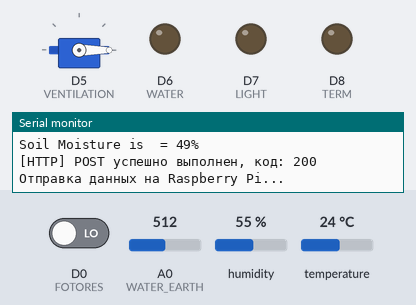
Recording of a sketch running on a simulated ESP8266 (NodeMCU). Parts: servo, output pins drawn as LEDs (lit = HIGH), the last lines printed to the serial monitor. Inputs (shaded band) come from the test bench; at power-on: D0 (FOTORES) LOW, A0 (WATER_EARTH) = 512, humidity 55 %, temperature 24 °C. WiFi joins after 1.5 s; servers stay silent unless stated; uploads are accepted with an empty reply.

Above: at 2.7 s.
2.8 s: D0 (FOTORES) driven HIGH
At 12.5 s:
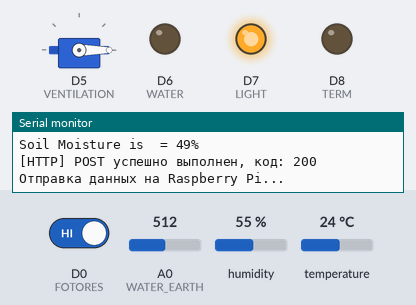
13.4 s: D0 (FOTORES) driven LOW
At 22.5 s:
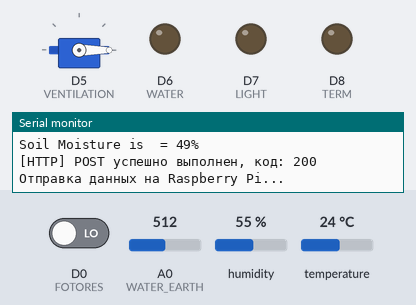
Timing chart, 0 to 24.0 s (numbered marks = the images above; inputs shaded):
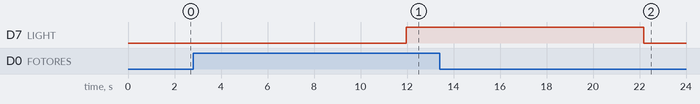

Measured:
- after the input at 2.8 s, D7 (LIGHT): LOW → HIGH after 9.2 s
- after the input at 13.4 s, D7 (LIGHT): HIGH → LOW after 8.8 s

The sketch:

node_ota.ino
```cpp
#include <ESP8266WiFi.h>
#include <ESP8266HTTPClient.h>
#include <ArduinoJson.h>
#include <Servo.h>
#include "DHT.h"


#define DHTPIN D2
#define WATER_EARTH A0
#define FOTORES D0
#define WATERLEVEL D3

const int VENTILATION = D5;
const int WATER = D6;
const int LIGHT = D7;
const int TERM = D8;

const char* ssid ="1811wifi-1";       // SSID вашей Wi-Fi сети
const char* password = "1811pass1811";  // Пароль от Wi-Fi сети
const char* raspberry_ip = "127.0.0.1";  // IP-адрес Raspberry Pi
const int raspberry_port = 5000;             // Порт Raspberry Pi

WiFiClient client;
DynamicJsonDocument doc(1024);
Servo myServo;
DHT dht(DHTPIN, DHT11);

void setup() {
  Serial.begin(115200);
  WiFi.begin(ssid, password);

  while (WiFi.status() != WL_CONNECTED) {
    delay(500);
    Serial.println("Подключение к Wi-Fi...");
  }

  Serial.println("Подключено к Wi-Fi");
   Serial.println(WiFi.localIP());
  dht.begin();
  myServo.attach(VENTILATION);
  pinMode (WATER, OUTPUT);
  pinMode (LIGHT, OUTPUT);
  pinMode (TERM, OUTPUT);

  pinMode (DHTPIN, INPUT);
  pinMode (WATER_EARTH, INPUT);
  pinMode (FOTORES, INPUT);
  pinMode (WATERLEVEL, INPUT);

  myServo.write(0); // Rotate servo back to 0 degrees
}

void loop() {
    HTTPClient http;
    // Ваши датчиковые данные
    // Формируем URL и данные для отправки
    String url = "http://" + String(raspberry_ip) + ":" + String(raspberry_port) + "/update_data";
    http.begin(client, url);
    http.addHeader("Content-Type", "application/json");
    int light;                     // Создаем переменные
    light = digitalRead (FOTORES);        // считываем значение с порта pinD0
    Serial.println(light);

    float h = dht.readHumidity();
    float t = dht.readTemperature();
    if (isnan(h) || isnan(t)) {
        Serial.println("Ошибка считывания");
        return;
    }
    Serial.println(h);
    Serial.println(t);

  int moisturePercentage = (100.00 - ( (analogRead(WATER_EARTH) / 1023.00) * 100.00 ) );
  Serial.print("Soil Moisture is  = ");
  Serial.print(moisturePercentage);
  Serial.println("%");

    // Формируем JSON-данные для отправки
    String postData = "{\"key\":\"1\",\"humidity\":" + String(h) + ",\"temperature\":" + String(t) + ",\"humidity_earth\":" + String(moisturePercentage) + "}";
    int httpCode = http.POST(postData);
    String response = "";

    if (httpCode > 0) {
        Serial.printf("[HTTP] POST успешно выполнен, код: %d\n", httpCode);
        response = ""+http.getString();
        Serial.println();
        Serial.println(response);
    } else {

        Serial.printf("[HTTP] Ошибка при выполнении POST запроса\n");
    }

    Serial.println("Отправка данных на Raspberry Pi...");
    String url1 = "http://" + String(raspberry_ip) + ":" + String(raspberry_port) + "/get_data";
    http.begin(client, url1);


    // в низу я так и не разобрался в чём проблема надо чекнуть через светодиод уровни

    DeserializationError error =  deserializeJson(doc, response);

    int ventilation = doc["ventilation"];
    int water = doc["water"];
    int term = doc["term"];
    for (auto kvp : doc.as<JsonObject>()) {
  Serial.print(kvp.key().c_str()); // Ключ
  Serial.print(": ");

  // Проверяем тип значения и выводим его
  JsonVariant value = kvp.value();

  if (value.is<bool>()) {
    Serial.println(value.as<bool>());
  }
  else if (value.is<int>()) {
    Serial.println(value.as<int>());
  }
  else if (value.is<float>()) {
    Serial.println(value.as<float>());
  }
  else {
    // Если значение само является JSON-объектом, используйте
    // рекурсию или отдельную функцию для его вывода
    Serial.println("Nested JSON Object");
  }
  // Добавьте другие типы проверок по мере необходимости
}


    // Check the value of the 'light' key in the JSON and turn on the LED accordingly
    if (ventilation == 1) {
          myServo.write(45); // Rotate servo to 90 degrees
    } else {
          myServo.write(0); // Rotate servo back to 0 degrees
    }
    if (water == 1) {
        digitalWrite(WATER, HIGH);
    } else {
        digitalWrite(WATER, LOW);
    }
    if (light == 1) {
        digitalWrite(LIGHT, HIGH);
    } else {
        digitalWrite(LIGHT, LOW);
    }
    if (term == 1) {
        digitalWrite(TERM, HIGH);
    } else {
        digitalWrite(TERM, LOW);
    }

    delay(10000); // Пауза между отправками данных
}
```
